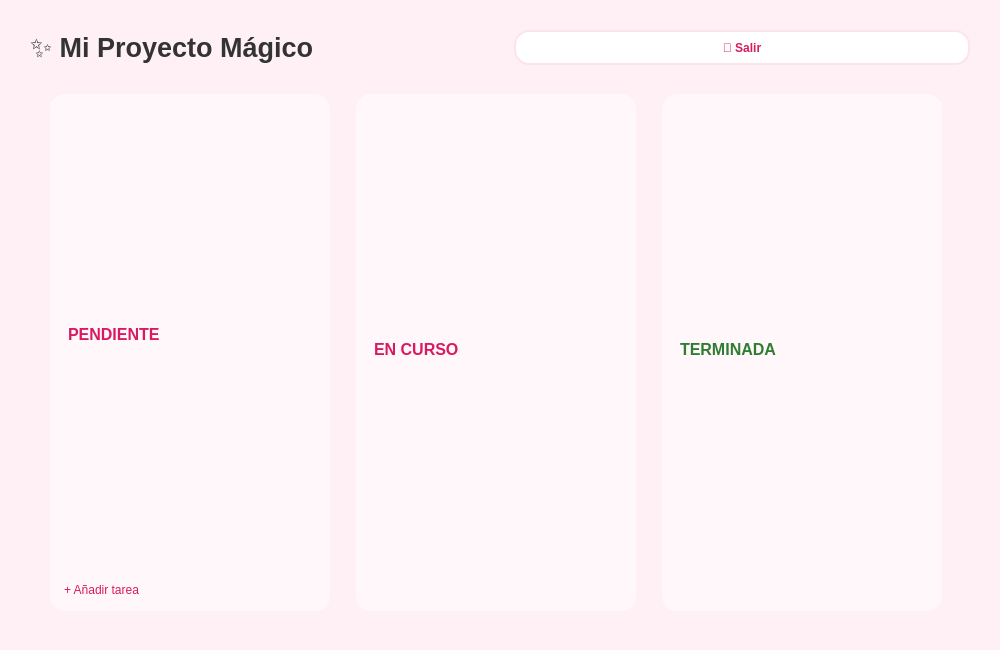
<?xml version="1.0" encoding="UTF-8"?>
<ui version="4.0">
 <class>ProjectView</class>
 <widget class="QWidget" name="ProjectView">
  <property name="geometry">
   <rect>
    <x>0</x>
    <y>0</y>
    <width>1000</width>
    <height>650</height>
   </rect>
  </property>
  <property name="windowTitle">
   <string>Tablero de Proyecto</string>
  </property>
  <property name="styleSheet">
   <string notr="true">QWidget#ProjectView {
    background-color: #FFF0F5;
}</string>
  </property>
  <layout class="QVBoxLayout" name="mainLayout">
   <property name="spacing">
    <number>20</number>
   </property>
   <property name="leftMargin">
    <number>30</number>
   </property>
   <property name="topMargin">
    <number>30</number>
   </property>
   <property name="rightMargin">
    <number>30</number>
   </property>
   <property name="bottomMargin">
    <number>30</number>
   </property>
   <item>
    <layout class="QHBoxLayout" name="headerLayout">
     <item>
      <widget class="QLabel" name="lblProjectTitle">
       <property name="font">
        <font>
         <family>Segoe UI</family>
         <pointsize>20</pointsize>
         <weight>75</weight>
         <bold>true</bold>
        </font>
       </property>
       <property name="text">
        <string>✨ Mi Proyecto Mágico</string>
       </property>
       <property name="styleSheet">
        <string notr="true">color: #333;</string>
       </property>
      </widget>
     </item>
     <item>
      <spacer name="horizontalSpacer">
       <property name="orientation">
        <enum>Qt::Horizontal</enum>
       </property>
      </spacer>
     </item>
     <item>
      <widget class="QPushButton" name="btnExit">
       <property name="minimumSize">
        <size><width>100</width><height>35</height></size>
       </property>
       <property name="text">
        <string>🚪 Salir</string>
       </property>
       <property name="styleSheet">
        <string notr="true">
         QPushButton {
          background-color: white;
          color: #D81B60;
          border: 2px solid #FCE4EC;
          border-radius: 15px;
          font-weight: bold;
          padding-left: 10px;
          padding-right: 10px;
         }
         QPushButton:hover {
          background-color: #ffebee;
          border: 2px solid #D81B60;
         }
        </string>
       </property>
      </widget>
     </item>
    </layout>
   </item>
   <item>
    <widget class="QScrollArea" name="scrollArea">
     <property name="widgetResizable">
      <bool>true</bool>
     </property>
     <property name="frameShape">
      <enum>QFrame::NoFrame</enum>
     </property>
     <property name="styleSheet">
      <string notr="true">background: transparent;</string>
     </property>
     <widget class="QWidget" name="scrollAreaWidgetContents">
      <layout class="QHBoxLayout" name="columnsLayout">
       <property name="spacing">
        <number>15</number>
       </property>
       
       <item>
        <widget class="QFrame" name="colTodo">
         <property name="minimumSize">
          <size><width>280</width><height>0</height></size>
         </property>
         <property name="maximumSize">
          <size><width>280</width><height>16777215</height></size>
         </property>
         <property name="styleSheet">
          <string notr="true">
           QFrame#colTodo {
            background-color: rgba(255, 255, 255, 0.5);
            border-radius: 15px;
           }
          </string>
         </property>
         <layout class="QVBoxLayout" name="vLayoutTodo">
          <item>
           <widget class="QLabel" name="lblTodo">
            <property name="minimumSize">
             <size><width>0</width><height>30</height></size>
            </property>
            <property name="text">
             <string>PENDIENTE</string>
            </property>
            <property name="font">
             <font><family>Segoe UI</family><pointsize>12</pointsize><bold>true</bold></font>
            </property>
            <property name="styleSheet">
             <string notr="true">color: #D81B60; padding: 5px; background-color: transparent;</string>
            </property>
           </widget>
          </item>
          <item>
           <spacer name="vSpacerTodo">
            <property name="orientation"><enum>Qt::Vertical</enum></property>
           </spacer>
          </item>
          <item>
           <widget class="QPushButton" name="btnAddTodo">
            <property name="text"><string>+ Añadir tarea</string></property>
            <property name="styleSheet">
             <string notr="true">
              QPushButton {
               border: none;
               color: #D81B60;
               text-align: left;
               padding: 5px;
              }
              QPushButton:hover { color: #C2185B; }
             </string>
            </property>
           </widget>
          </item>
         </layout>
        </widget>
       </item>

       <item>
        <widget class="QFrame" name="colDoing">
         <property name="minimumSize">
          <size><width>280</width><height>0</height></size>
         </property>
         <property name="maximumSize">
          <size><width>280</width><height>16777215</height></size>
         </property>
         <property name="styleSheet">
          <string notr="true">
           QFrame#colDoing {
            background-color: rgba(255, 255, 255, 0.5);
            border-radius: 15px;
           }
          </string>
         </property>
         <layout class="QVBoxLayout" name="vLayoutDoing">
          <item>
           <widget class="QLabel" name="lblDoing">
            <property name="minimumSize">
             <size><width>0</width><height>30</height></size>
            </property>
            <property name="text"><string>EN CURSO</string></property>
            <property name="font">
             <font><family>Segoe UI</family><pointsize>12</pointsize><bold>true</bold></font>
            </property>
            <property name="styleSheet"><string notr="true">color: #D81B60; padding: 5px; background-color: transparent;</string></property>
           </widget>
          </item>
          <item>
           <spacer name="vSpacerDoing">
            <property name="orientation"><enum>Qt::Vertical</enum></property>
           </spacer>
          </item>
         </layout>
        </widget>
       </item>

       <item>
        <widget class="QFrame" name="colDone">
         <property name="minimumSize">
          <size><width>280</width><height>0</height></size>
         </property>
         <property name="maximumSize">
          <size><width>280</width><height>16777215</height></size>
         </property>
         <property name="styleSheet">
          <string notr="true">
           QFrame#colDone {
            background-color: rgba(255, 255, 255, 0.5);
            border-radius: 15px;
           }
          </string>
         </property>
         <layout class="QVBoxLayout" name="vLayoutDone">
          <item>
           <widget class="QLabel" name="lblDone">
            <property name="minimumSize">
             <size><width>0</width><height>30</height></size>
            </property>
            <property name="text"><string>TERMINADA</string></property>
            <property name="font">
             <font><family>Segoe UI</family><pointsize>12</pointsize><bold>true</bold></font>
            </property>
            <property name="styleSheet"><string notr="true">color: #2E7D32; padding: 5px; background-color: transparent;</string></property>
           </widget>
          </item>
          <item>
           <spacer name="vSpacerDone">
            <property name="orientation"><enum>Qt::Vertical</enum></property>
           </spacer>
          </item>
         </layout>
        </widget>
       </item>

       <item>
        <spacer name="horizontalSpacer_2">
         <property name="orientation"><enum>Qt::Horizontal</enum></property>
        </spacer>
       </item>
      </layout>
     </widget>
    </widget>
   </item>
  </layout>
 </widget>
</ui>
